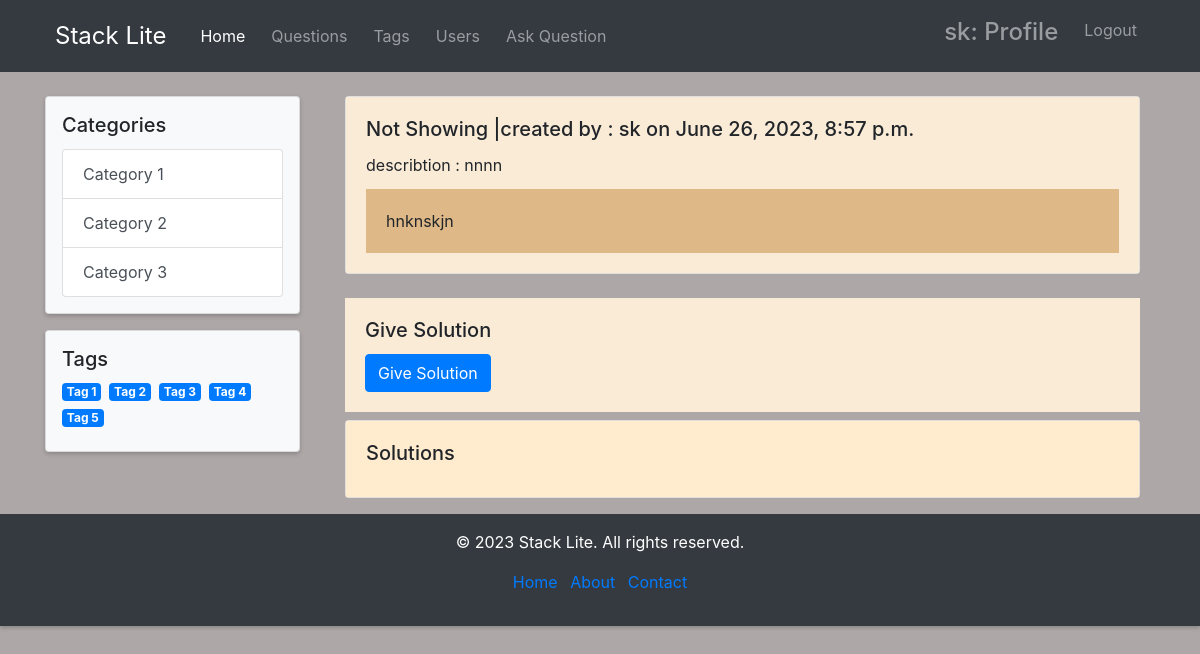
The app's page /stacklit/dis/10 (signed in) with its own data.
### stackapp/models.py (models this page shows, shortened)
class Ticket(models.Model):
    title = models.CharField(max_length=200)
    describe = models.TextField(max_length=500)
    code = models.TextField(blank=True)
    maker = models.ForeignKey(User , on_delete=models.CASCADE,related_name="tickets")
    created_date= models.DateTimeField(auto_now_add=True)
    class Meta:
        ordering = ("-created_date",)

### stackapp/views.py (the view)
# urls.py: path('dis/<int:id>',views.discussion ,name="discussion"),
@login_required
def discussion(request, id):
    obj = Ticket.objects.get(pk=id)
    comments = Comment.objects.filter(solution_for_id=id)
    if request.method == "POST":
        comment_form = CommentForm(request.POST)
        if comment_form.is_valid():
            comment = comment_form.save(commit=False)
            comment.solution_for = obj
            comment.user = request.user
            comment.save()
            return redirect("stackapp:discussion", id=id)
    else:
        form = CommentForm()
    context = {
        "object": obj,
        "form": form,
        "comments": comments
    }
    return render(request, 'stackapp/discussion.html', context)

### stackapp/templates/stackapp/discussion.html (shortened to what this page needs)
{% extends "base.html" %}
{% load crispy_forms_tags %}
{% block sidepanel %}
<div class="col-md-3">
    <div class="card p-3" style="background-color: #f8f9fa; box-shadow: 0 2px 4px rgba(0, 0, 0, 0.2);">
        <h5 class="card-title">Categories</h5>
        <ul class="list-group">
            <li class="list-group-item list-group-item-action">Category 1</li>
            <li class="list-group-item list-group-item-action">Category 2</li>
            <li class="list-group-item list-group-item-action">Category 3</li>
        </ul>
    </div>
    <div class="card p-3 mt-3" style="background-color: #f8f9fa; box-shadow: 0 2px 4px rgba(0, 0, 0, 0.2);">
        <h5 class="card-title">Tags</h5>
        <div class="d-flex flex-wrap">
            <span class="badge badge-primary mr-2 mb-2 tag-item">Tag 1</span>
            <span class="badge badge-primary mr-2 mb-2 tag-item">Tag 2</span>
            <span class="badge badge-primary mr-2 mb-2 tag-item">Tag 3</span>
            <span class="badge badge-primary mr-2 mb-2 tag-item">Tag 4</span>
            <span class="badge badge-primary mr-2 mb-2 tag-item">Tag 5</span>
        </div>
    </div>
</div>
{% endblock %}
{% block body %}
<div class="col-md-12">
    <div class="card">
        <div class="card-body" style="background-color: antiquewhite;">
            <h5 class="card-title">{{object.title}} |created by : {{object.maker}} on {{object.created_date}}</h5>
            <p class="card-title">describtion : {{object.describe}} </p>
            <div class="card-body my-card-body" style="background-color: burlywood; max-height: 400px; overflow-y: auto;">
                {% if object.code %}
                    <p class="card-text">{{object.code}}</p>
                {% endif %}
            </div>
        </div>
    </div>
<br>
    <div class="card-body " style="background-color: antiquewhite;">
        <h5 class="card-title">Give Solution</h5>
        <button class="btn btn-primary" onclick="toggleForm()">Give Solution</button>
    </div>
    <div class="card mt-2">
        <div class="card-body" style="background-color: blanchedalmond;">
            <h5 class="card-title">Solutions</h5>
        </div>
    </div>
</div>
</div>
</div>
{% endblock %}
{% block footer %}
<footer class="bg-dark text-white py-3 mt-3">
    <div class="container text-center">
        <p>&copy; 2023 Stack Lite. All rights reserved.</p>
        <ul class="list-inline">
            <li class="list-inline-item"><a href="#">Home</a></li>
            <li class="list-inline-item"><a href="#">About</a></li>
            <li class="list-inline-item"><a href="#">Contact</a></li>
        </ul>
    </div>
</footer>
{% endblock %}

### templates/base.html (shortened to what this page needs)
<!DOCTYPE html>
<html lang="en">
<head>
    <link rel="stylesheet" href="https://stackpath.bootstrapcdn.com/bootstrap/4.3.1/css/bootstrap.min.css">
</head>
<body style="background-color: rgb(174, 167, 167); box-shadow: 0 2px 4px rgba(0, 0, 0, 0.2);">
    <nav class="navbar navbar-expand-lg navbar-dark bg-dark">
        <div class="container">
            <a class="navbar-brand" href="{% url 'index' %}">Stack Lite</a>
            <div class="collapse navbar-collapse" id="navbarNav">
                <ul class="navbar-nav">
                    <li class="nav-item active">
                        <a class="nav-link" href="{% url 'index' %}">Home</a>
                    </li>
                    <li class="nav-item">
                        <a class="nav-link" href="{% url 'stackapp:list_questions' %}">Questions</a>
                    </li>
                    <li class="nav-item">
                        <a class="nav-link" href="#">Tags</a>
                    </li>
                    <li class="nav-item">
                        <a class="nav-link" href="#">Users</a>
                    </li>
                    <li class="nav-item">
                        <a class="nav-link" href="{% url 'stackapp:ask_questions' %}">Ask Question</a>
                    </li>
                </ul>
            </div>
            <ul class="navbar-nav ml-auto">
                <li class="nav-item">
                    {% if user.is_authenticated %}
                        <a class="nav-link" href="{% url 'user_handling:user_detail' %}"><h4>{{user.username}}: Profile</h4></a>
                    {% endif %}
                </li>
                <li class="nav-item">
                    {% if user.is_authenticated %}
                        <a class="nav-link" href="{% url 'user_handling:user_logout' %}">Logout</a>
                    {% else %}
                        <a class="nav-link" href="{% url 'user_handling:user_login' %}">Login</a>
                    {% endif %}
                </li>
            </ul>
        </div>
    </nav>
    <div class="container mt-4">
        <div class="row">
            {% block sidepanel %}
            {% endblock %}
            <div class="col-md-9">
                {% block body %}
                {% endblock %}
            </div>
    {% block footer %}
    {% endblock %}
</body>
</html>

### templates/base.html (style rules this page uses)
body { padding-top: 0; }
.navbar { margin-bottom: 0; }
.navbar-brand { font-size: 24px; padding: 10px; }
.navbar-nav .nav-item { margin-right: 10px; }
.navbar-nav .nav-link { font-size: 16px; }
.navbar-nav.ml-auto { margin-left: auto; }

### records on screen
Ticket: title "Not Showing", maker "sk", created_date "June 26, 2023, 8:57 p.m.", describe "nnnn", code "hnknskjn"

### other values on screen
{{ user.username }} "sk"
